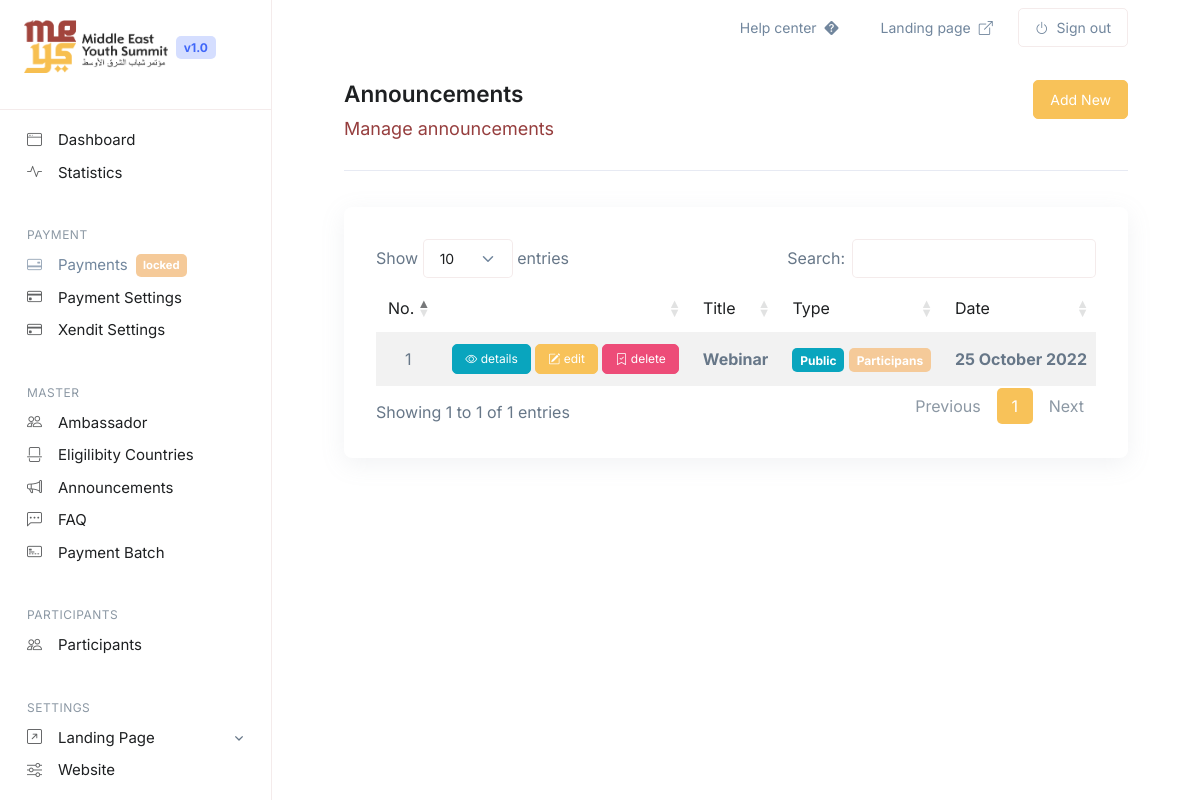
/index.php/master/manageList, run on the app's committed database.
### tables this page shows
CREATE TABLE `tb_announcements` (
  `id` int(11) NOT NULL AUTO_INCREMENT,
  `permalink` varchar(255) DEFAULT NULL,
  `title` varchar(255) NOT NULL,
  `poster` varchar(255) DEFAULT NULL,
  `content` text DEFAULT NULL,
  `tag` text DEFAULT NULL,
  `is_public` tinyint(1) DEFAULT 0,
  `is_member` tinyint(1) DEFAULT 0,
  `notification` tinyint(1) DEFAULT 0,
  `created_at` int(11) NOT NULL DEFAULT 0,
  `created_by` varchar(255) NOT NULL DEFAULT '0',
  `modified_at` int(11) NOT NULL DEFAULT 0,
  `modified_by` varchar(255) NOT NULL DEFAULT '0',
  `is_deleted` tinyint(1) NOT NULL DEFAULT 0,
  PRIMARY KEY (`id`)
);

### application/libraries/TemplateBack.php (called while the page is built)
<?php
class TemplateBack
{
    protected $_ci;
    public function __construct()
    {
        $this->_ci = &get_instance();
        $this->_ci->load->database();
    }
    public function getSettingsValue($key)
    {
        $query = $this->_ci->db->get_where('tb_settings', ['key' => $key]);
        return $query->row()->value;
    }
    public function view($content, $data = null)
    {
        $data['web_title'] = $this->getSettingsValue('web_title');
        $data['web_desc'] = $this->getSettingsValue('web_desc');
        $data['web_icon'] = $this->getSettingsValue('web_icon');
        $data['web_logo'] = $this->getSettingsValue('web_logo');
        $data['web_logo_white'] = $this->getSettingsValue('web_logo_white');
        $data['web_alamat'] = $this->getSettingsValue('web_alamat');
        $data['web_telepon'] = $this->getSettingsValue('web_telepon');
        $data['web_email'] = $this->getSettingsValue('web_email');
        $data['web_guidelines'] = $this->getSettingsValue('web_guidelines');
        $data['submission_deadline'] = $this->getSettingsValue('submission_deadline');
        $data['sosmed_ig'] = $this->getSettingsValue('sosmed_ig');
        $data['sosmed_twitter'] = $this->getSettingsValue('sosmed_twitter');
        $data['sosmed_facebook'] = $this->getSettingsValue('sosmed_facebook');
        $data['sosmed_yt'] = $this->getSettingsValue('sosmed_yt');
        $this->_ci->load->view('template/backend/header', $data);
        $this->_ci->load->view('template/alert', $data);
        $this->_ci->load->view('template/backend/navbar', $data);
        $this->_ci->load->view('template/backend/sidebar', $data);
        $this->_ci->load->view($content, $data);
        $this->_ci->load->view('template/backend/footer', $data);
    }
}

### application/controllers/Master.php (called while the page is built, shortened)
<?php
class Master extends CI_Controller
{
    public function manageList()
    {
        $data['announcement'] = $this->M_announcements->getAnnouncementlist();
        $this->templateback->view('admin/announcements', $data);
    }
}

### index.php (called while the page is built, shortened)
<?php
require_once BASEPATH.'core/CodeIgniter.php';

### application/models/M_announcements.php (called while the page is built, shortened)
<?php
class M_announcements extends CI_Model
{
    public function getAnnouncementlist(){
        $this->db->select('*');
        $this->db->from('tb_announcements');
        $this->db->where(['is_deleted' => 0]);
        return $this->db->get()->result();
    }
}

### application/views/admin/announcements.php (the view, shortened to what this page needs)
<div class="docs-page-header">
	<div class="row align-items-center">
		<div class="col-sm">
			<h1 class="docs-page-header-title">Announcements
				<button type="button" class="btn btn-primary btn-sm float-end" data-bs-toggle="modal"
					data-bs-target="#add">Add New</button>
			</h1>
			<p class="docs-page-header-text">Manage announcements</p>
		</div>
	</div>
</div>
<div class="row">
	<div class="col-12">
		<div class="card">
			<div class="card-body">
				<table id="table" class="table table-striped display nowrap align-middle w-100 dataTables">
					<thead>
						<tr>
							<th class="text-center">No.</th>
							<th></th>
							<th>Title</th>
							<th>Type</th>
							<th>Date</th>
						</tr>
					</thead>
					<tbody>
						<?php if (count($announcement) > 0) : ?>
						<?php $no = 1;
                            foreach ($announcement as $item) : ?>
						<tr>
							<td class="text-center"><?= $no++; ?></td>
							<td>
								<button type="button" data-bs-toggle="modal" id="<?= $item->id; ?>"
									data-bs-target="#detail<?= $item->id; ?>" class="btn btn-info btn-xs"><i
										class="bi bi-eye"></i>
									details</button>
								<button type="button" data-bs-toggle="modal" id="<?= $item->id; ?>"
									data-bs-target="#edit" class="btn btn-primary btn-xs selectorDetail"><i
										class="bi bi-pencil-square"></i>
									edit</button>
								<button type="button" data-bs-toggle="modal" data-bs-target="#delete<?= $item->id; ?>"
									class="btn btn-danger btn-xs"><i class="bi bi-bookmark-check"></i> delete</button>
							</td>
							<td><b><?= substr($item->title, 0 , 50); ?></b></td>
							<td>
								<?php if ($item->is_public == 1):?>
								<span class="badge bg-info mr-2">Public</span>
								<?php endif;?>
								<?php if ($item->is_member == 1):?>
								<span class="badge bg-warning mr-2">Participans</span>
								<?php endif;?>
							</td>
							<td><b><?= date("d F Y", $item->created_at); ?></b></td>
						</tr>
						<?php endforeach; ?>
						<?php endif; ?>
					</tbody>
				</table>
			</div>
		</div>
	</div>
</div>

### data on the page
tb_announcements: title "Webinar", is_public "Public", is_member "Participans", created_at "25 October 2022"
